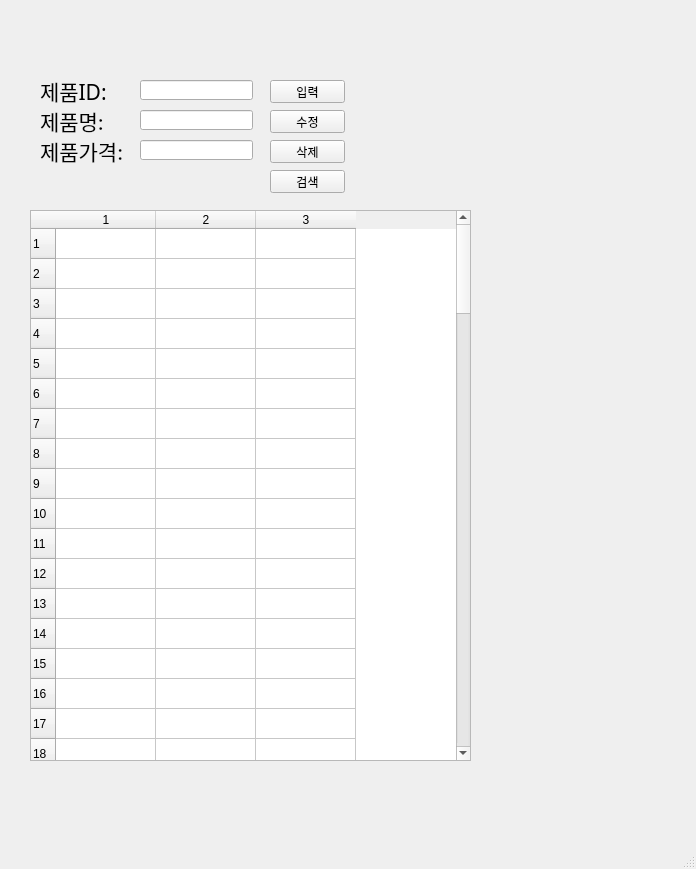
<?xml version="1.0" encoding="UTF-8"?>
<ui version="4.0">
 <class>MainWindow</class>
 <widget class="QMainWindow" name="MainWindow">
  <property name="geometry">
   <rect>
    <x>0</x>
    <y>0</y>
    <width>696</width>
    <height>869</height>
   </rect>
  </property>
  <property name="windowTitle">
   <string>MainWindow</string>
  </property>
  <widget class="QWidget" name="centralwidget">
   <widget class="QLabel" name="label">
    <property name="geometry">
     <rect>
      <x>40</x>
      <y>70</y>
      <width>71</width>
      <height>41</height>
     </rect>
    </property>
    <property name="font">
     <font>
      <family>굴림</family>
      <pointsize>16</pointsize>
     </font>
    </property>
    <property name="text">
     <string>제품ID:</string>
    </property>
   </widget>
   <widget class="QLabel" name="label_2">
    <property name="geometry">
     <rect>
      <x>40</x>
      <y>100</y>
      <width>71</width>
      <height>41</height>
     </rect>
    </property>
    <property name="font">
     <font>
      <family>굴림</family>
      <pointsize>16</pointsize>
     </font>
    </property>
    <property name="text">
     <string>제품명:</string>
    </property>
   </widget>
   <widget class="QLabel" name="label_3">
    <property name="geometry">
     <rect>
      <x>40</x>
      <y>130</y>
      <width>101</width>
      <height>41</height>
     </rect>
    </property>
    <property name="font">
     <font>
      <family>굴림</family>
      <pointsize>16</pointsize>
     </font>
    </property>
    <property name="text">
     <string>제품가격:</string>
    </property>
   </widget>
   <widget class="QLineEdit" name="prodID">
    <property name="geometry">
     <rect>
      <x>140</x>
      <y>80</y>
      <width>113</width>
      <height>20</height>
     </rect>
    </property>
    <property name="font">
     <font>
      <family>굴림</family>
      <pointsize>16</pointsize>
     </font>
    </property>
   </widget>
   <widget class="QLineEdit" name="prodName">
    <property name="geometry">
     <rect>
      <x>140</x>
      <y>110</y>
      <width>113</width>
      <height>20</height>
     </rect>
    </property>
    <property name="font">
     <font>
      <family>굴림</family>
      <pointsize>16</pointsize>
     </font>
    </property>
   </widget>
   <widget class="QLineEdit" name="prodPrice">
    <property name="geometry">
     <rect>
      <x>140</x>
      <y>140</y>
      <width>113</width>
      <height>20</height>
     </rect>
    </property>
    <property name="font">
     <font>
      <family>굴림</family>
      <pointsize>16</pointsize>
     </font>
    </property>
   </widget>
   <widget class="QPushButton" name="pushButton">
    <property name="geometry">
     <rect>
      <x>270</x>
      <y>80</y>
      <width>75</width>
      <height>23</height>
     </rect>
    </property>
    <property name="text">
     <string>입력</string>
    </property>
   </widget>
   <widget class="QPushButton" name="pushButton_2">
    <property name="geometry">
     <rect>
      <x>270</x>
      <y>110</y>
      <width>75</width>
      <height>23</height>
     </rect>
    </property>
    <property name="text">
     <string>수정</string>
    </property>
   </widget>
   <widget class="QPushButton" name="pushButton_3">
    <property name="geometry">
     <rect>
      <x>270</x>
      <y>140</y>
      <width>75</width>
      <height>23</height>
     </rect>
    </property>
    <property name="text">
     <string>삭제</string>
    </property>
   </widget>
   <widget class="QPushButton" name="pushButton_4">
    <property name="geometry">
     <rect>
      <x>270</x>
      <y>170</y>
      <width>75</width>
      <height>23</height>
     </rect>
    </property>
    <property name="text">
     <string>검색</string>
    </property>
   </widget>
   <widget class="QTableWidget" name="tableWidget">
    <property name="geometry">
     <rect>
      <x>30</x>
      <y>210</y>
      <width>441</width>
      <height>551</height>
     </rect>
    </property>
    <property name="rowCount">
     <number>100</number>
    </property>
    <property name="columnCount">
     <number>3</number>
    </property>
    <row/>
    <row/>
    <row/>
    <row/>
    <row/>
    <row/>
    <row/>
    <row/>
    <row/>
    <row/>
    <row/>
    <row/>
    <row/>
    <row/>
    <row/>
    <row/>
    <row/>
    <row/>
    <row/>
    <row/>
    <row/>
    <row/>
    <row/>
    <row/>
    <row/>
    <row/>
    <row/>
    <row/>
    <row/>
    <row/>
    <row/>
    <row/>
    <row/>
    <row/>
    <row/>
    <row/>
    <row/>
    <row/>
    <row/>
    <row/>
    <row/>
    <row/>
    <row/>
    <row/>
    <row/>
    <row/>
    <row/>
    <row/>
    <row/>
    <row/>
    <row/>
    <row/>
    <row/>
    <row/>
    <row/>
    <row/>
    <row/>
    <row/>
    <row/>
    <row/>
    <row/>
    <row/>
    <row/>
    <row/>
    <row/>
    <row/>
    <row/>
    <row/>
    <row/>
    <row/>
    <row/>
    <row/>
    <row/>
    <row/>
    <row/>
    <row/>
    <row/>
    <row/>
    <row/>
    <row/>
    <row/>
    <row/>
    <row/>
    <row/>
    <row/>
    <row/>
    <row/>
    <row/>
    <row/>
    <row/>
    <row/>
    <row/>
    <row/>
    <row/>
    <row/>
    <row/>
    <row/>
    <row/>
    <row/>
    <row/>
    <column/>
    <column/>
    <column/>
   </widget>
  </widget>
  <widget class="QMenuBar" name="menubar">
   <property name="geometry">
    <rect>
     <x>0</x>
     <y>0</y>
     <width>696</width>
     <height>21</height>
    </rect>
   </property>
  </widget>
  <widget class="QStatusBar" name="statusbar"/>
 </widget>
 <resources/>
 <connections>
  <connection>
   <sender>pushButton</sender>
   <signal>clicked()</signal>
   <receiver>MainWindow</receiver>
   <slot>addProduct()</slot>
   <hints>
    <hint type="sourcelabel">
     <x>327</x>
     <y>116</y>
    </hint>
    <hint type="destinationlabel">
     <x>408</x>
     <y>113</y>
    </hint>
   </hints>
  </connection>
  <connection>
   <sender>pushButton_2</sender>
   <signal>clicked()</signal>
   <receiver>MainWindow</receiver>
   <slot>updateProduct()</slot>
   <hints>
    <hint type="sourcelabel">
     <x>337</x>
     <y>142</y>
    </hint>
    <hint type="destinationlabel">
     <x>434</x>
     <y>145</y>
    </hint>
   </hints>
  </connection>
  <connection>
   <sender>pushButton_3</sender>
   <signal>clicked()</signal>
   <receiver>MainWindow</receiver>
   <slot>removeProduct()</slot>
   <hints>
    <hint type="sourcelabel">
     <x>319</x>
     <y>168</y>
    </hint>
    <hint type="destinationlabel">
     <x>470</x>
     <y>177</y>
    </hint>
   </hints>
  </connection>
  <connection>
   <sender>pushButton_4</sender>
   <signal>clicked()</signal>
   <receiver>MainWindow</receiver>
   <slot>getProduct()</slot>
   <hints>
    <hint type="sourcelabel">
     <x>334</x>
     <y>201</y>
    </hint>
    <hint type="destinationlabel">
     <x>522</x>
     <y>209</y>
    </hint>
   </hints>
  </connection>
 </connections>
 <slots>
  <slot>addProduct()</slot>
  <slot>updateProduct()</slot>
  <slot>removeProduct()</slot>
  <slot>getProduct()</slot>
 </slots>
</ui>
